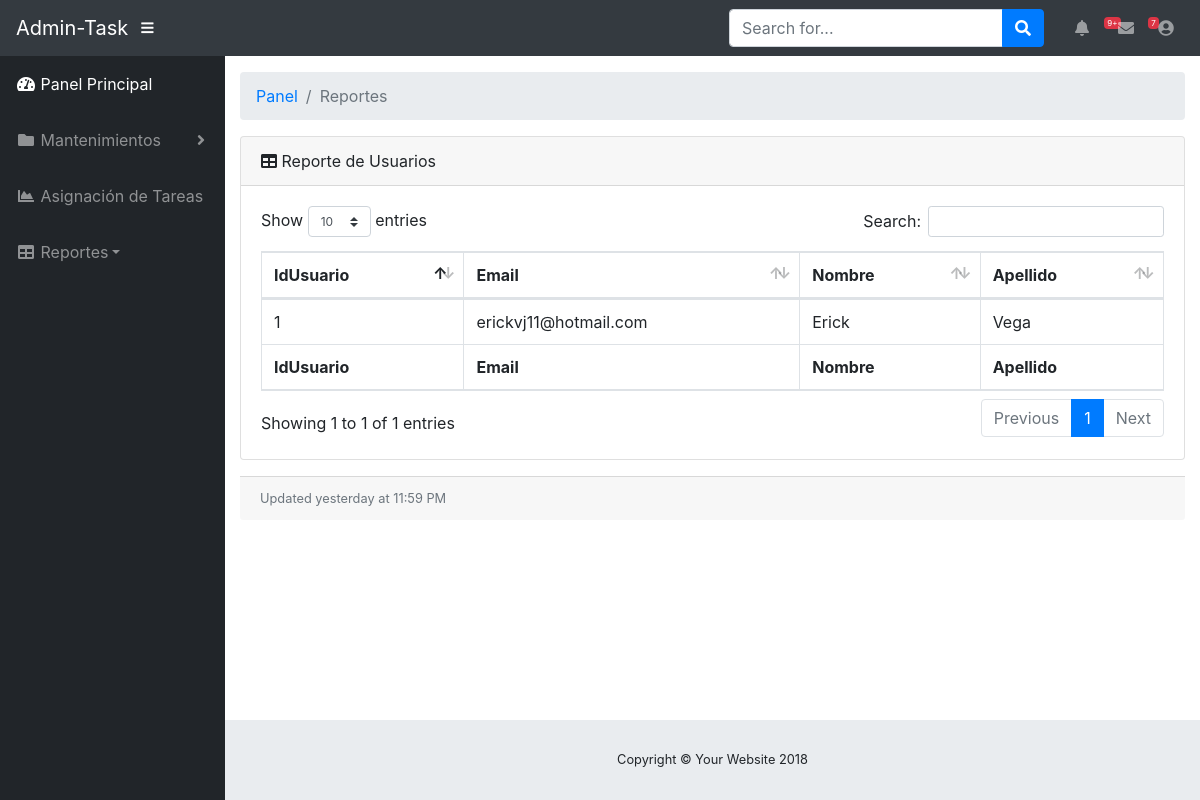
Screenshot of /reporteUsuarios.php with the database file from the repository.
### tables this page shows
CREATE TABLE IF NOT EXISTS `usuarios` (
  `idUsuario` int(11) NOT NULL AUTO_INCREMENT,
  `Email` varchar(50) NOT NULL,
  `nombre` varchar(50) NOT NULL,
  `apellido` varchar(100) NOT NULL,
  `Password` varchar(200) NOT NULL,
  PRIMARY KEY (`idUsuario`)
);

### reporteUsuarios.php (the view, shortened to what this page needs)
<html lang="en">
  <head>
    <link href="vendor/bootstrap/css/bootstrap.min.css" rel="stylesheet">
    <link href="vendor/fontawesome-free/css/all.min.css" rel="stylesheet" type="text/css">
    <link href="vendor/datatables/dataTables.bootstrap4.css" rel="stylesheet">
    <link href="css/sb-admin.css" rel="stylesheet">
  </head>
  <body id="page-top">
    <nav class="navbar navbar-expand navbar-dark bg-dark static-top">
      <a class="navbar-brand mr-1" href="index.php">Admin-Task</a>
      <button class="btn btn-link btn-sm text-white order-1 order-sm-0" id="sidebarToggle" href="#">
        <i class="fas fa-bars"></i>
      </button>
      <form class="d-none d-md-inline-block form-inline ml-auto mr-0 mr-md-3 my-2 my-md-0">
        <div class="input-group">
          <input type="text" class="form-control" placeholder="Search for..." aria-label="Search" aria-describedby="basic-addon2">
          <div class="input-group-append">
            <button class="btn btn-primary" type="button">
              <i class="fas fa-search"></i>
            </button>
          </div>
        </div>
      </form>
      <ul class="navbar-nav ml-auto ml-md-0">
        <li class="nav-item dropdown no-arrow mx-1">
          <a class="nav-link dropdown-toggle" href="#" id="alertsDropdown" role="button" data-toggle="dropdown" aria-haspopup="true" aria-expanded="false">
            <i class="fas fa-bell fa-fw"></i>
            <span class="badge badge-danger">9+</span>
          </a>
        </li>
        <li class="nav-item dropdown no-arrow mx-1">
          <a class="nav-link dropdown-toggle" href="#" id="messagesDropdown" role="button" data-toggle="dropdown" aria-haspopup="true" aria-expanded="false">
            <i class="fas fa-envelope fa-fw"></i>
            <span class="badge badge-danger">7</span>
          </a>
        </li>
        <li class="nav-item dropdown no-arrow">
          <a class="nav-link dropdown-toggle" href="#" id="userDropdown" role="button" data-toggle="dropdown" aria-haspopup="true" aria-expanded="false">
            <i class="fas fa-user-circle fa-fw"></i>
          </a>
        </li>
      </ul>
    </nav>
    <div id="wrapper">
      <ul class="sidebar navbar-nav">
        <li class="nav-item active">
          <a class="nav-link" href="index.php">
            <i class="fas fa-fw fa-tachometer-alt"></i>
            <span>Panel Principal</span>
          </a>
        </li>
        <li class="nav-item dropdown">
          <a class="nav-link dropdown-toggle" href="#" id="pagesDropdown" role="button" data-toggle="dropdown" aria-haspopup="true" aria-expanded="false">
            <i class="fas fa-fw fa-folder"></i>
            <span>Mantenimientos</span>
          </a>
        </li>
        <li class="nav-item">
          <a class="nav-link" href="asignarTareas.php">
            <i class="fas fa-fw fa-chart-area"></i>
            <span>Asignación de Tareas</span></a>
        </li>
        <li class="nav-item droptown">
          <a class="nav-link dropdown-toggle" href="#" id="pagesDropdown" role="button" data-toggle="dropdown" aria-haspopup="true" aria-expanded="false">
            <i class="fas fa-fw fa-table"></i>
            <span>Reportes</span></a>
        </li>
      </ul>
      <div id="content-wrapper">
        <div class="container-fluid">
          <ol class="breadcrumb">
            <li class="breadcrumb-item">
              <a href="#">Panel</a>
            </li>
            <li class="breadcrumb-item active">Reportes</li>
          </ol>
          <div class="card mb-3">
            <div class="card-header">
              <i class="fas fa-table"></i>
              Reporte de Usuarios</div>
            <div class="card-body">
            <?php
                $conn =  Conectar();
                $listado = mysqli_query($conn, "select IdUsuario, Email, nombre, apellido from usuarios");
                echo "<table class='table table-bordered' id='dataTable' width='100%' cellspacing='0'><thead>
                    <tr>
                      <th>IdUsuario</th>
                      <th>Email</th>
                      <th>Nombre</th>
                      <th>Apellido</th>
                    </tr>
                  </thead>
                  <tfoot>
                    <tr>
                      <th>IdUsuario</th>
                      <th>Email</th>
                      <th>Nombre</th>
                      <th>Apellido</th>
                    </tr>
                  </tfoot>
                  <tbody>";
                $columna = 4;
                while ($fila = mysqli_fetch_array($listado)) {
                    echo "<tr>";
                    for ($i=0; $i < $columna; $i++) {
                        ?>
                        <td><?php echo $fila[$i]; ?></td>
                        <?php
                    }
                    echo "</tr>";
                }
                echo "</tbody>
                    </table>";
            ?>
              </div>
            </div>
            <div class="card-footer small text-muted">Updated yesterday at 11:59 PM</div>
          </div>
        </div>
        <footer class="sticky-footer">
          <div class="container my-auto">
            <div class="copyright text-center my-auto">
              <span>Copyright © Your Website 2018</span>
            </div>
          </div>
        </footer>
      </div>
  </body>
</html>

### css/sb-admin.css (style rules this page uses)
html { position: relative; min-height: 100%; }
body { height: 100%; }
#wrapper { display: -webkit-box; display: -ms-flexbox; display: flex; }
#wrapper #content-wrapper { overflow-x: hidden; width: 100%; padding-top: 1rem; padding-bottom: 80px; }
.navbar-nav .nav-item.active .nav-link { color: #fff; }
.navbar-nav .nav-item.dropdown .dropdown-toggle::after { width: 1rem; text-align: center; float: right; vertical-align: 0; border: 0; font-weight: 900; content: '\f105'; font-family: 'Font Awesome 5 Free'; }
.navbar-nav .nav-item.dropdown.no-arrow .dropdown-toggle::after { display: none; }
.navbar-nav .nav-item .nav-link .badge { position: absolute; margin-left: 0.75rem; top: 0.3rem; font-weight: 400; font-size: 0.5rem; }
.sidebar { width: 90px !important; background-color: #212529; min-height: calc(100vh - 56px); }
.sidebar .nav-item:last-child { margin-bottom: 1rem; }
.sidebar .nav-item .nav-link { text-align: center; padding: 0.75rem 1rem; width: 90px; }
.sidebar .nav-item .nav-link span { font-size: 0.65rem; display: block; }
.sidebar .nav-item.dropdown .dropdown-toggle::after { display: none; }
.sidebar .nav-item .nav-link { color: rgba(255, 255, 255, 0.5); }
@media (min-width: 768px) { .sidebar { width: 225px !important; } }
@media (min-width: 768px) { .sidebar .nav-item .nav-link { display: block; width: 100%; text-align: left; padding: 1rem; width: 225px; } }
@media (min-width: 768px) { .sidebar .nav-item .nav-link span { font-size: 1rem; display: inline; } }
@media (min-width: 768px) { .sidebar .nav-item.dropdown .dropdown-toggle::after { display: block; } }
:root { --input-padding-x: 0.75rem; --input-padding-y: 0.75rem; }
footer.sticky-footer { display: -webkit-box; display: -ms-flexbox; display: flex; position: absolute; right: 0; bottom: 0; width: calc(100% - 90px); height: 80px; background-color: #e9ecef; }
footer.sticky-footer .copyright { line-height: 1; font-size: 0.8rem; }
@media (min-width: 768px) { footer.sticky-footer { width: calc(100% - 225px); } }

### rows the page displays
usuarios: idUsuario "1", Email "erickvj11@hotmail.com", nombre "Erick", apellido "Vega"
